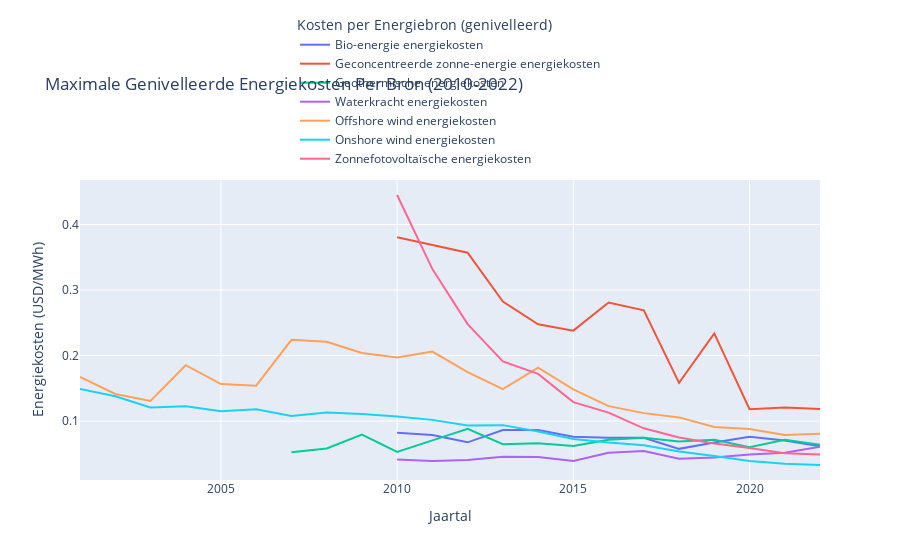

Notebook cell for this chart:
### Code cell
import pandas as pd
import plotly.express as px

# Define the columns to check
columns_to_check = [
    'Bioenergy levelized cost of energy', 
    'Geothermal levelized cost of energy', 
    'Offshore wind levelized cost of energy', 
    'Solar photovoltaic levelized cost of energy', 
    'Concentrated solar power levelized cost of energy', 
    'Hydropower levelized cost of energy', 
    'Onshore wind levelized cost of energy'
]

# Drop rows where all specified columns have NaN values
df = df.dropna(subset=columns_to_check, how='all')

# Interpolate 'Geothermal levelized cost of energy' for years between 2010 and 2015
mask = (df['Year'] >= 2010) & (df['Year'] <= 2015)
df.loc[mask, 'Geothermal levelized cost of energy'] = df.loc[mask, 'Geothermal levelized cost of energy'].interpolate(method='linear')

# Melt the DataFrame to a long format for Plotly
df_long = df.melt(id_vars=['Year'], 
                  value_vars=columns_to_check, 
                  var_name='Energy Type', 
                  value_name='Cost of Energy')

# Group by Year and Energy Type, and find the maximum cost for each group
df_max = df_long.groupby(['Year', 'Energy Type']).max().reset_index()

# Translation map from English to Dutch
translation_map = {
    'Bioenergy levelized cost of energy': 'Bio-energie energiekosten',
    'Geothermal levelized cost of energy': 'Geothermische energiekosten',
    'Offshore wind levelized cost of energy': 'Offshore wind energiekosten',
    'Solar photovoltaic levelized cost of energy': 'Zonnefotovoltaïsche energiekosten',
    'Concentrated solar power levelized cost of energy': 'Geconcentreerde zonne-energie energiekosten',
    'Hydropower levelized cost of energy': 'Waterkracht energiekosten',
    'Onshore wind levelized cost of energy': 'Onshore wind energiekosten',
    'Cost of Energy': 'Energiekosten (USD/MWh)',
    'Year': 'Jaartal',
    'Energy Type': 'Kosten per Energiebron (genivelleerd)'
}

# Apply the translation map to the DataFrame
df_max['Energy Type'] = df_max['Energy Type'].map(translation_map)

# Plot the data using Plotly
fig = px.line(df_max, x='Year', y='Cost of Energy', color='Energy Type',
              title='Maximale Genivelleerde Energiekosten Per Bron (2010-2022)',
              labels={'Cost of Energy': translation_map['Cost of Energy'], 'Year': translation_map['Year'], 'Energy Type': translation_map['Energy Type']})

# Update layout to position the legend above the graph and avoid overlap with the title
fig.update_layout(
    legend=dict(
        orientation="v",
        yanchor="bottom",
        y=1.02,
        xanchor="center",
        x=0.5
    ),
    margin=dict(t=100)  # Increase top margin to ensure title does not overlap with legend
)

# Show the plot
fig.show()

### Figure 1 — Plotly figure (JSON) as saved in the notebook; plotly's stock layout.template omitted (floating-point values rounded to 4 significant figures)
{"data": [{"hovertemplate": "Kosten per Energiebron (genivelleerd)=Bio-energie energiekosten<br>Jaartal=%{x}<br>Energiekosten (USD/MWh)=%{y}<extra></extra>", "legendgroup": "Bio-energie energiekosten", "line": {"color": "#636efa", "dash": "solid"}, "marker": {"symbol": "circle"}, "mode": "lines", "name": "Bio-energie energiekosten", "orientation": "v", "showlegend": true, "type": "scatter", "x": [2001, 2002, 2003, 2004, 2005, 2006, 2007, 2008, 2009, 2010, 2011, 2012, 2013, 2014, 2015, 2016, 2017, 2018, 2019, 2020, 2021, 2022], "xaxis": "x", "y": [null, null, null, null, null, null, null, null, null, 0.08212, 0.07875, 0.06766, 0.08641, 0.08658, 0.07633, 0.07462, 0.07451, 0.0577, 0.06748, 0.07601, 0.07052, 0.06147], "yaxis": "y"}, {"hovertemplate": "Kosten per Energiebron (genivelleerd)=Geconcentreerde zonne-energie energiekosten<br>Jaartal=%{x}<br>Energiekosten (USD/MWh)=%{y}<extra></extra>", "legendgroup": "Geconcentreerde zonne-energie energiekosten", "line": {"color": "#EF553B", "dash": "solid"}, "marker": {"symbol": "circle"}, "mode": "lines", "name": "Geconcentreerde zonne-energie energiekosten", "orientation": "v", "showlegend": true, "type": "scatter", "x": [2001, 2002, 2003, 2004, 2005, 2006, 2007, 2008, 2009, 2010, 2011, 2012, 2013, 2014, 2015, 2016, 2017, 2018, 2019, 2020, 2021, 2022], "xaxis": "x", "y": [null, null, null, null, null, null, null, null, null, 0.3805, 0.3684, 0.357, 0.2824, 0.2478, 0.2381, 0.2809, 0.269, 0.1583, 0.2338, 0.1183, 0.1207, 0.1185], "yaxis": "y"}, {"hovertemplate": "Kosten per Energiebron (genivelleerd)=Geothermische energiekosten<br>Jaartal=%{x}<br>Energiekosten (USD/MWh)=%{y}<extra></extra>", "legendgroup": "Geothermische energiekosten", "line": {"color": "#00cc96", "dash": "solid"}, "marker": {"symbol": "circle"}, "mode": "lines", "name": "Geothermische energiekosten", "orientation": "v", "showlegend": true, "type": "scatter", "x": [2001, 2002, 2003, 2004, 2005, 2006, 2007, 2008, 2009, 2010, 2011, 2012, 2013, 2014, 2015, 2016, 2017, 2018, 2019, 2020, 2021, 2022], "xaxis": "x", "y": [null, null, null, null, null, null, 0.0525, 0.05831, 0.07937, 0.05297, 0.07069, 0.08841, 0.06472, 0.06633, 0.06198, 0.07149, 0.07479, 0.06887, 0.07141, 0.06001, 0.07173, 0.06385], "yaxis": "y"}, {"hovertemplate": "Kosten per Energiebron (genivelleerd)=Waterkracht energiekosten<br>Jaartal=%{x}<br>Energiekosten (USD/MWh)=%{y}<extra></extra>", "legendgroup": "Waterkracht energiekosten", "line": {"color": "#ab63fa", "dash": "solid"}, "marker": {"symbol": "circle"}, "mode": "lines", "name": "Waterkracht energiekosten", "orientation": "v", "showlegend": true, "type": "scatter", "x": [2001, 2002, 2003, 2004, 2005, 2006, 2007, 2008, 2009, 2010, 2011, 2012, 2013, 2014, 2015, 2016, 2017, 2018, 2019, 2020, 2021, 2022], "xaxis": "x", "y": [null, null, null, null, null, null, null, null, null, 0.04161, 0.03912, 0.0407, 0.04549, 0.04543, 0.03913, 0.05178, 0.05427, 0.04263, 0.04431, 0.04919, 0.05188, 0.06097], "yaxis": "y"}, {"hovertemplate": "Kosten per Energiebron (genivelleerd)=Offshore wind energiekosten<br>Jaartal=%{x}<br>Energiekosten (USD/MWh)=%{y}<extra></extra>", "legendgroup": "Offshore wind energiekosten", "line": {"color": "#FFA15A", "dash": "solid"}, "marker": {"symbol": "circle"}, "mode": "lines", "name": "Offshore wind energiekosten", "orientation": "v", "showlegend": true, "type": "scatter", "x": [2001, 2002, 2003, 2004, 2005, 2006, 2007, 2008, 2009, 2010, 2011, 2012, 2013, 2014, 2015, 2016, 2017, 2018, 2019, 2020, 2021, 2022], "xaxis": "x", "y": [0.1674, 0.1414, 0.1307, 0.1854, 0.1565, 0.154, 0.224, 0.2212, 0.2039, 0.1973, 0.2061, 0.1747, 0.1487, 0.1816, 0.1483, 0.1228, 0.1122, 0.1057, 0.09118, 0.0881, 0.07884, 0.08065], "yaxis": "y"}, {"hovertemplate": "Kosten per Energiebron (genivelleerd)=Onshore wind energiekosten<br>Jaartal=%{x}<br>Energiekosten (USD/MWh)=%{y}<extra></extra>", "legendgroup": "Onshore wind energiekosten", "line": {"color": "#19d3f3", "dash": "solid"}, "marker": {"symbol": "circle"}, "mode": "lines", "name": "Onshore wind energiekosten", "orientation": "v", "showlegend": true, "type": "scatter", "x": [2001, 2002, 2003, 2004, 2005, 2006, 2007, 2008, 2009, 2010, 2011, 2012, 2013, 2014, 2015, 2016, 2017, 2018, 2019, 2020, 2021, 2022], "xaxis": "x", "y": [0.1492, 0.1379, 0.1208, 0.1227, 0.115, 0.1183, 0.1077, 0.1133, 0.111, 0.1072, 0.1019, 0.09328, 0.09389, 0.0843, 0.07263, 0.06726, 0.06313, 0.05358, 0.04694, 0.03906, 0.03482, 0.03306], "yaxis": "y"}, {"hovertemplate": "Kosten per Energiebron (genivelleerd)=Zonnefotovoltaïsche energiekosten<br>Jaartal=%{x}<br>Energiekosten (USD/MWh)=%{y}<extra></extra>", "legendgroup": "Zonnefotovoltaïsche energiekosten", "line": {"color": "#FF6692", "dash": "solid"}, "marker": {"symbol": "circle"}, "mode": "lines", "name": "Zonnefotovoltaïsche energiekosten", "orientation": "v", "showlegend": true, "type": "scatter", "x": [2001, 2002, 2003, 2004, 2005, 2006, 2007, 2008, 2009, 2010, 2011, 2012, 2013, 2014, 2015, 2016, 2017, 2018, 2019, 2020, 2021, 2022], "xaxis": "x", "y": [null, null, null, null, null, null, null, null, null, 0.445, 0.332, 0.248, 0.191, 0.172, 0.129, 0.113, 0.089, 0.075, 0.066, 0.059, 0.051, 0.049], "yaxis": "y"}], "layout": {"autosize": true, "legend": {"orientation": "v", "title": {"text": "Kosten per Energiebron (genivelleerd)"}, "tracegroupgap": 0, "x": 0.5, "xanchor": "center", "y": 1.02, "yanchor": "bottom"}, "margin": {"t": 100}, "title": {"text": "Maximale Genivelleerde Energiekosten Per Bron (2010-2022)"}, "xaxis": {"anchor": "y", "autorange": true, "domain": [0, 1], "range": [2001, 2022], "title": {"text": "Jaartal"}, "type": "linear"}, "yaxis": {"anchor": "x", "autorange": true, "domain": [0, 1], "range": [0.01017, 0.4679], "title": {"text": "Energiekosten (USD/MWh)"}, "type": "linear"}}}
